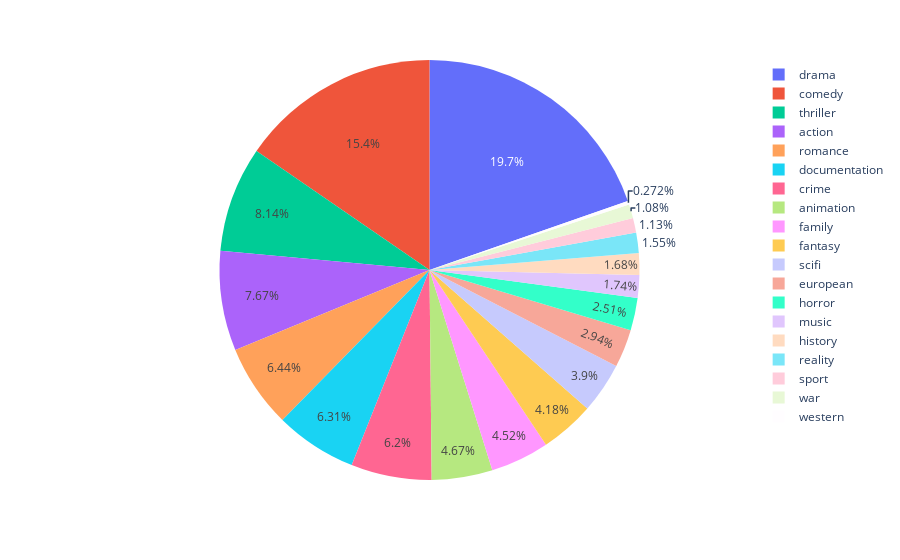

Source (notebook cell):
### Markdown cell above
---
### 1. Построим Pie Chart

### Code cell
data = genres_dict.values()
labels = genres_dict.keys()

#plotly умеет работать с фреймами пандаса, но мне не нет необходимости формировать новый фрейм, я просто передам параметры на прямую
fig = px.pie(None, labels, data)
fig.show()

### Figure 1 — Plotly figure (JSON) as saved in the notebook; plotly's stock layout.template omitted (floating-point values rounded to 4 significant figures)
{"data": [{"domain": {"x": [0, 1], "y": [0, 1]}, "hovertemplate": "label=%{label}<br>value=%{value}<extra></extra>", "labels": ["comedy", "family", "drama", "western", "documentation", "romance", "thriller", "fantasy", "action", "european", "horror", "reality", "animation", "sport", "crime", "music", "scifi", "war", "history"], "legendgroup": "", "name": "", "showlegend": true, "type": "pie", "values": [2325, 682, 2968, 41, 952, 971, 1228, 630, 1157, 443, 378, 234, 705, 170, 936, 262, 589, 163, 254]}], "layout": {"legend": {"tracegroupgap": 0}, "margin": {"t": 60}}}
